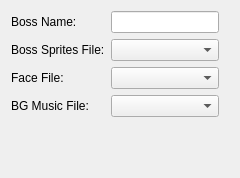
      <widget class="QWidget" name="tab_2">
       <attribute name="title">
        <string>Stage</string>
       </attribute>
       <layout class="QGridLayout" name="gridLayout_5">
        <item row="0" column="0">
         <layout class="QGridLayout" name="gridLayout_4">
          <property name="rightMargin">
           <number>10</number>
          </property>
          <property name="bottomMargin">
           <number>10</number>
          </property>
          <item row="0" column="0">
           <widget class="QLabel" name="label_8">
            <property name="text">
             <string>Boss Name:</string>
            </property>
           </widget>
          </item>
          <item row="0" column="1">
           <widget class="QLineEdit" name="stage_bossName"/>
          </item>
          <item row="1" column="0">
           <widget class="QLabel" name="label_9">
            <property name="text">
             <string>Boss Sprites File:</string>
            </property>
           </widget>
          </item>
          <item row="2" column="0">
           <widget class="QLabel" name="label_12">
            <property name="text">
             <string>Face File:</string>
            </property>
           </widget>
          </item>
          <item row="3" column="0">
           <widget class="QLabel" name="label_13">
            <property name="text">
             <string>BG Music File:</string>
            </property>
           </widget>
          </item>
          <item row="4" column="0">
           <spacer name="verticalSpacer_2">
            <property name="orientation">
             <enum>Qt::Vertical</enum>
            </property>
            <property name="sizeHint" stdset="0">
             <size>
              <width>20</width>
              <height>40</height>
             </size>
            </property>
           </spacer>
          </item>
          <item row="1" column="1">
           <widget class="QComboBox" name="stage_bossSpritesFile"/>
          </item>
          <item row="2" column="1">
           <widget class="QComboBox" name="stage_faceFile"/>
          </item>
          <item row="3" column="1">
           <widget class="QComboBox" name="stage_BGMusicFile"/>
          </item>
         </layout>
        </item>
       </layout>
      </widget>
